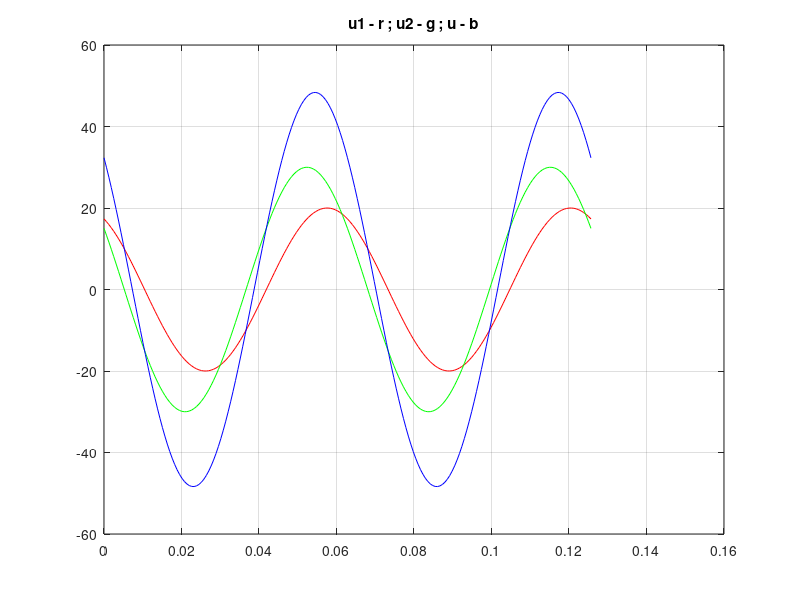
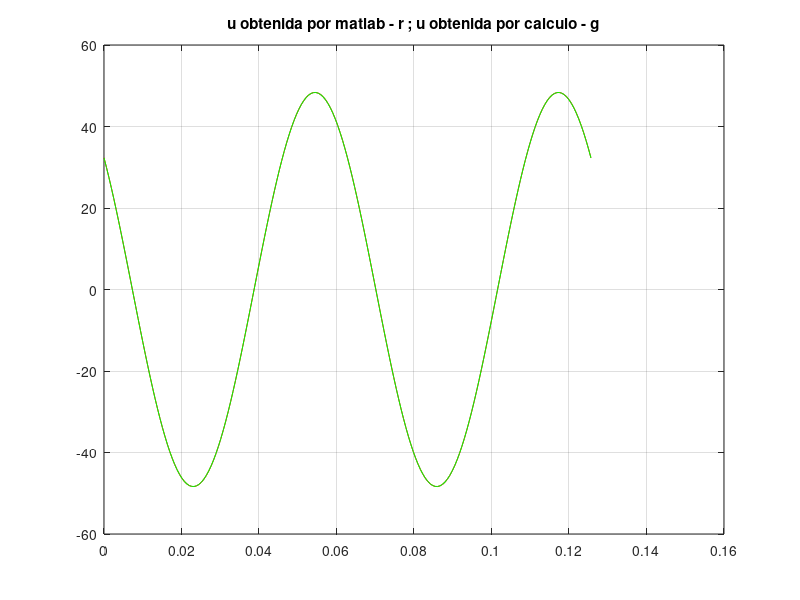

Write MATLAB code to recreate these figures, in order.
% Regimen permanente con excitacion senoidal
% Ejercicio N1A
clear all
close all

% Expreso variable temporal en funcion del periodo
T = 2*pi/100;
t = 0:T/100:2*T;

% Funciones. Expreso todo en radianes
u1=20*cos(100*t + 0.52359);
u2=30*cos(100*t + 1.0472);

u = u1 + u2;

u_ = sqrt(2)*34.19*sin(100*t + 2.4103);

% Gr�ficos

figure(1)
plot(t,u1,'r'); grid on; title('u1 - r ; u2 - g ; u - b')
hold on
plot(t,u2,'g')
hold on
plot(t,u,'b')

figure(2)
plot(t,u,'r'); grid on; title('u obtenida por matlab - r ; u obtenida por calculo - g')
hold on
plot(t,u_,'g')